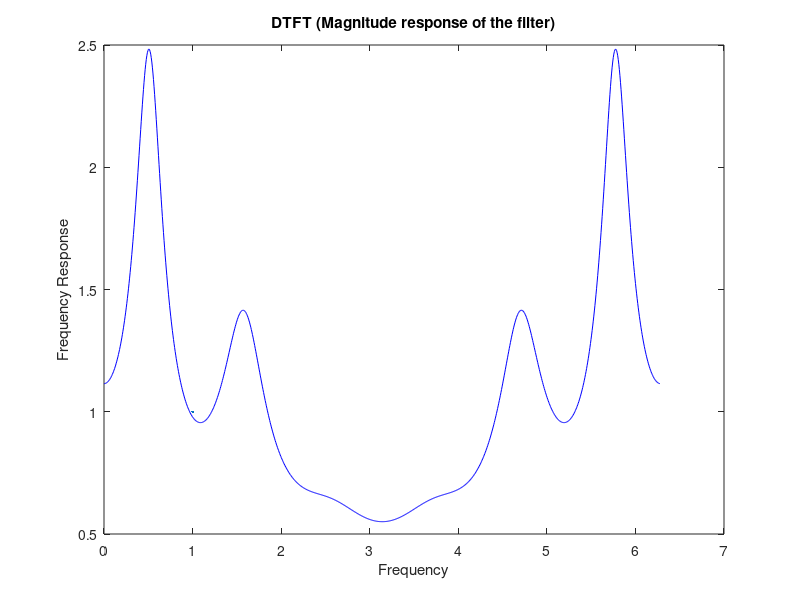

Write the MATLAB code that produced this figure.
b=[1];
n=1001;
a=[1,-0.5,0.2,-0.1,0.007,0.14,0.15];
figure()
[R,f] = freqz(b,a,n,"whole");
grid on;
plot(f,abs(R),'blue',linewidth=1);
xlabel("Frequency");
ylabel("Frequency Response");
title("DTFT (Magnitude response of the filter)");

